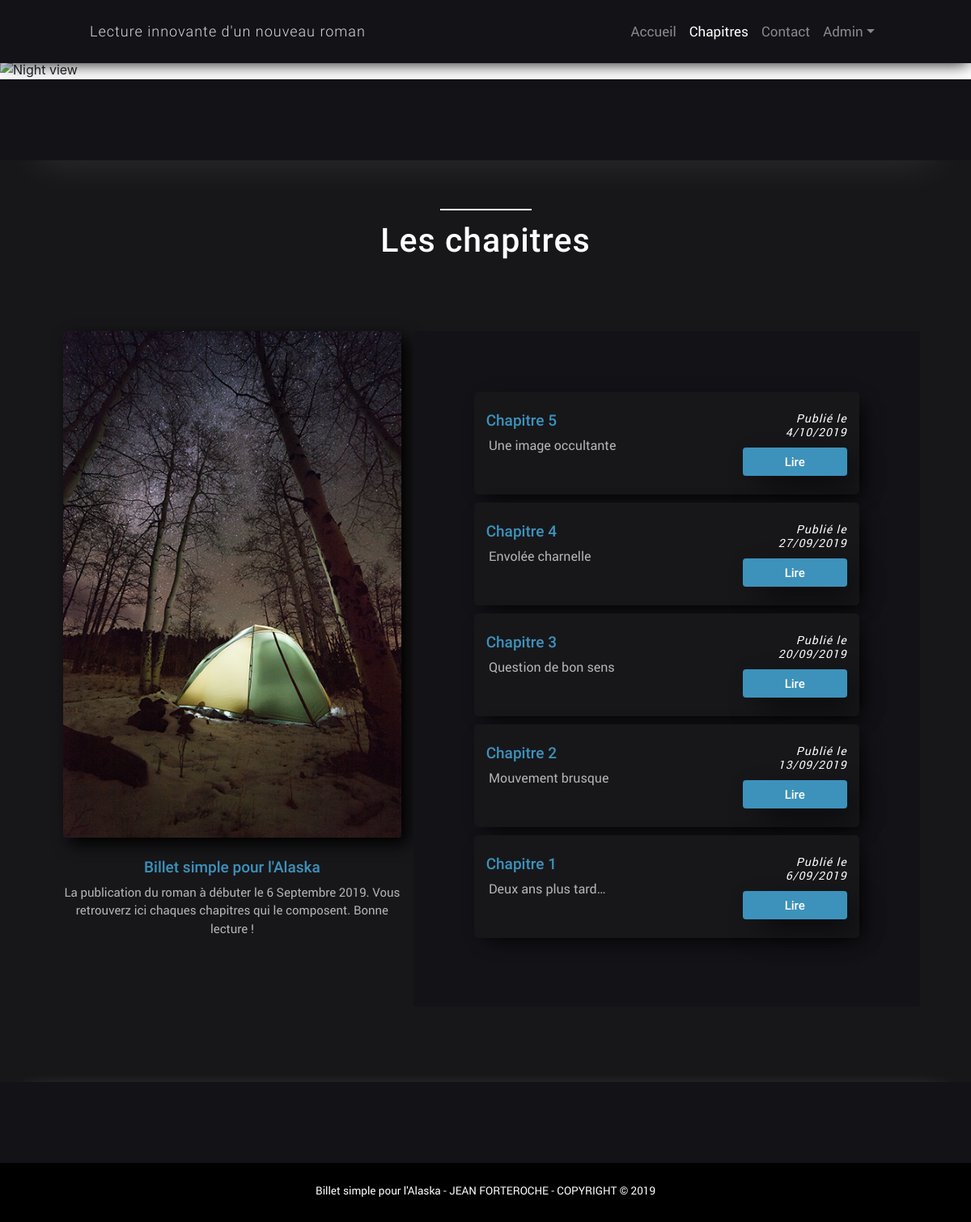
Page /index.php?action=Chapitres on the committed database.
### tables this page shows
CREATE TABLE `chapitres` (
  `id_chapitre` int(11) NOT NULL,
  `numero` varchar(20) NOT NULL,
  `titre` varchar(255) NOT NULL,
  `date_creation` datetime NOT NULL,
  `date_publication` datetime NOT NULL DEFAULT CURRENT_TIMESTAMP,
  `statut` int(11) NOT NULL DEFAULT '0',
  `content_text` text NOT NULL,
  `img_name` text,
  `img_dest` text
);

### controller/ctrl-Frontend.php (called while the page is built, shortened)
<?php
require('model/ChapterManager.php');
	function viewChapters()
		{
		    $chapterManager = new ChapterManager();
		    $chapters = $chapterManager->getChapters();
			require 'view/frontend/chapitresView.php';
		}

### model/ChapterManager.php (called while the page is built, shortened)
<?php
class ChapterManager extends Manager
    {
        public function getChapters()
            {
                $db = $this->dbConnect();
                $chapters = $db->query('SELECT id_chapitre, numero, titre, DATE_FORMAT(date_publication, "%e/%m/%Y") AS date_publication_fra FROM chapitres WHERE statut="1" ORDER BY numero DESC');
                return $chapters;
            }
    }

### view/frontend/chapitresView.php (the view, shortened to what this page needs)
    <a id="navTitre" class="navbar-brand" href="#">
        Lecture innovante d'un nouveau roman
    </a>
    <li class="nav-item">
        <a class="nav-link" href="index.php">Accueil</a>
    </li>
    <li class="nav-item active">
        <a class="nav-link" href="<?='index.php?action=Chapitres'?>">Chapitres</a>
    </li>
    <li class="nav-item">
        <a class="nav-link" href="<?='index.php?action=Contact'?>">Contact</a>
    </li>
    <section id="introImgContenair" class="" >
        <img id="introImg" src="public/images/chapitresImg1.png" alt= "Night view">
        <h2 class="container-fluid">Il était une fois...</h2>
    </section>
    <section id="transition1"></section>
    <section id="bio">
        <div id="bioContenair" class="container">
            <hr>
            <h2>Les chapitres</h2>
            <div id="chapsPart1" class="row">
            	<div id="chapsListImg" class="col-lg-5">
                    <img src="public/images/chapitresImg2.png" alt= "Camp view" class="img-responsive center-block">
                    <h6>Billet simple pour l'Alaska</h6>
                    <p>
                        La publication du roman à débuter le 6 Septembre 2019. Vous retrouverz ici chaques chapitres qui le composent. Bonne lecture !
                    </p>
                </div>
                <div id="chapsPart2" class="col-xs-12 col-lg-7">
                    <?php while ($data = $chapters->fetch()): ?>
		                <div class="col-12 chap_preview_full">
	                        <div class="row justify-content-between">
	                            <div class="col-5">
	                                <h4><?php echo htmlspecialchars($data['numero']); ?></h4>
	                                <p><?php echo htmlspecialchars($data['titre']); ?></p>
	                            </div>
	                            <div class="col-4">
	                                <h5>Publié le <?php echo htmlspecialchars($data['date_publication_fra']); ?></h5>
	                                <input type="button" class="btn btn-info" value="Lire" onclick="window.location.href='<?= "index.php?action=Chapitre&idChapitre=" . $data["id_chapitre"] ?>'">
	                            </div>
	    					</div>
	                    </div>
            		<?php endwhile; ?>
                </div>
            </div>
        </div>
    </section>
    <section id="transition2"></section>
<?php require('template.php'); ?>

### rows in the picture
chapitres: numero "Chapitre 5", titre "Une image occultante", date_publication_fra "4/10/2019"
chapitres: numero "Chapitre 4", titre "Envolée charnelle", date_publication_fra "27/09/2019"
chapitres: numero "Chapitre 3", titre "Question de bon sens", date_publication_fra "20/09/2019"
chapitres: numero "Chapitre 2", titre "Mouvement brusque", date_publication_fra "13/09/2019"
chapitres: numero "Chapitre 1", titre "Deux ans plus tard…", date_publication_fra "6/09/2019"
